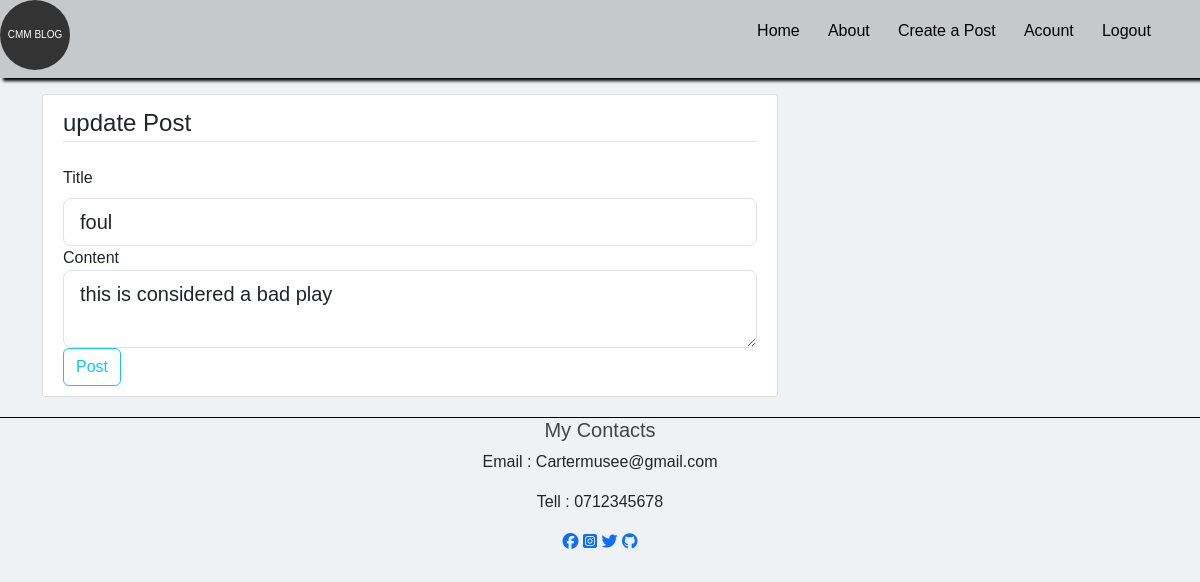
The app's page /post/3/update (signed in), older data.
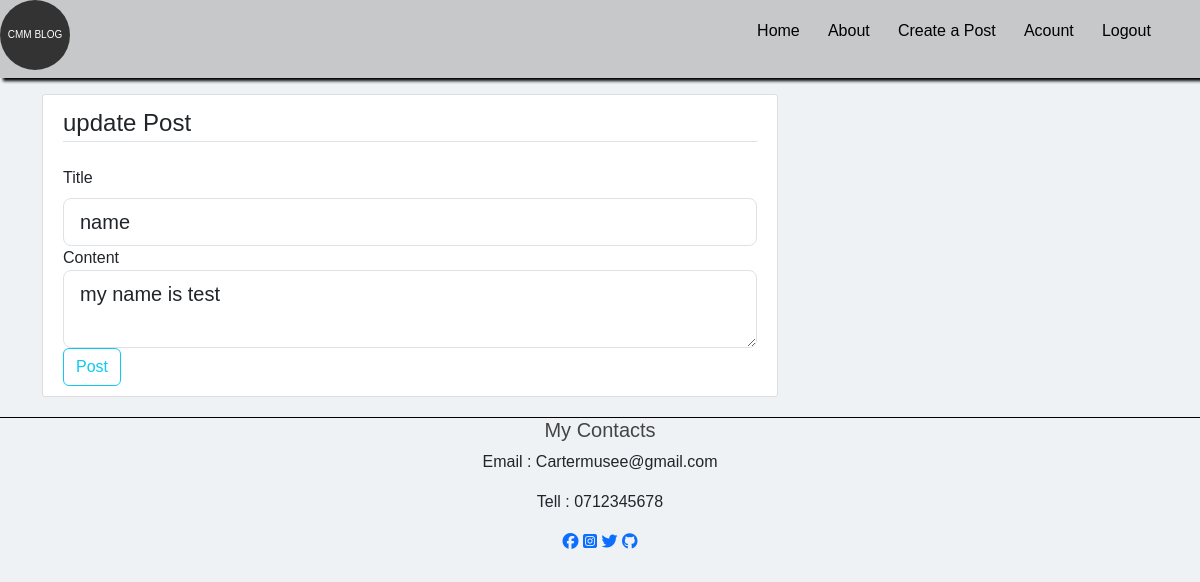
The same page, newer data.
### flaskblog/modules.py (models this page shows, shortened)
class Post(db.Model):
    id = db.Column(db.Integer, primary_key=True)
    title = db.Column(db.String(100), nullable=False)
    date_posted = db.Column(db.DateTime, nullable=False, default=datetime.utcnow)
    content = db.Column(db.Text(2000), nullable=False)
    user_id = db.Column(db.Integer(), db.ForeignKey('user.id'), nullable=False)

### flaskblog/routes.py (the view)
@app.route("/post/<int:post_id>/update",methods=['GET','POST'])
@login_required
def update_post(post_id):
    post = Post.query.get_or_404(post_id)
    if post.author != current_user:
        abort(403)
    form = PostForm()
    if form.validate_on_submit():
        post.title= form.title.data
        post.content = form.content.data
        db.session.commit()
        flash('Post has been updated succefully', 'success')
        return redirect(url_for('post', post_id=post.id))
    elif request.method == 'GET':
        form.title.data = post.title
        form.content.data = post.content
    return render_template('create_post.html', title='update post', form=form, legend= 'update Post')

### flaskblog/files.py
class PostForm(FlaskForm):
    title = StringField('Title',validators=[DataRequired()])
    content = TextAreaField('Content',validators=[DataRequired()])
    submit = SubmitField('Post')

### flaskblog/modules.py (called while the page is built)
@login_manager.user_loader
def load_user(user_id):
    return User.query.get(int(user_id))

### flaskblog/templates/create_post.html (shortened to what this page needs)
{% extends "layout.html" %}
{% block body %}
    <div class="content-section">
        <form method="POST" action="">
            <fieldset class="form-group">
                <legend class="border-bottom mb-4">{{ legend }}</legend>
                <div class="form-group">
                    {{ form.title.label(class="form-label") }}
                    {% if form.title.errors %}
                        {{ form.title(class="form-control is-invalid") }}
                        <div class="invalid-feedback">
                            {% for error in form.title.errors %}
                                <span>{{ error }}</span>
                            {% endfor %}
                        </div>
                    {% else %}
                        {{ form.title(class="form-control form-control-lg") }}
                    {% endif %}
                </div>
                <div class="form-group">
                    {{ form.content.label(class="form-control-label") }}
                    {% if form.content.errors %}
                        {{ form.content(class="form-control form-control-lg is-invalid") }}
                        <div class="invalid-feedback">
                            {% for error in form.content.errors %}
                                <span>{{ error }}</span>
                            {% endfor %}
                        </div>
                    {% else %}
                        {{ form.content(class="form-control form-control-lg") }}
                    {% endif %}
                </div>
            </fieldset>
            <div class="form-group">
                {{ form.submit(class="btn btn-outline-info") }}
            </div>
        </form>
    </div>
{% endblock body %}

Row changes from the older to the newer data that the page shows:
changed Post: title "foul" → "name"; content "this is considered a bad play" → "my name is test"
